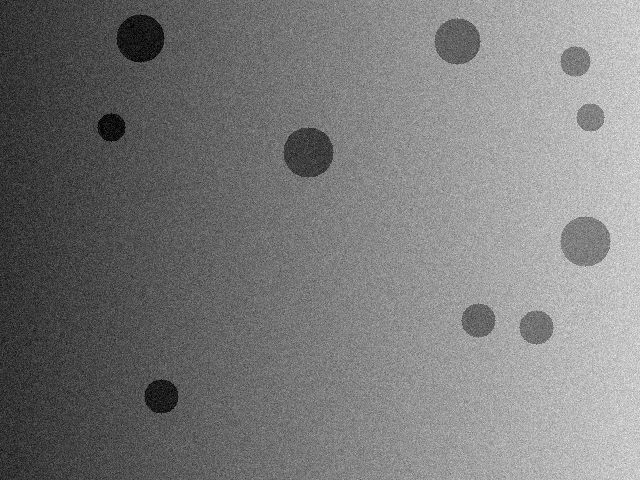
#> input picture examples/circle_counting/frames/frame_00.png, 640 x 480 px
$ python -i proto.py   (imports and definitions only)
#> lines starting #> are read from the running program, lines starting #| are printed output that depends on the picture; after the words box and inside, x2 and y2 are one past the last pixel; in counts of white or black regions, pixels touching at a corner belong together
#> further down, picture is the input picture: shape (480, 640); min 0, max 244, mean 122.2
"""Prototype the algorithm in pure Python/numpy to set parameters."""
import json
from pathlib import Path
import numpy as np
from PIL import Image
from scipy import ndimage as ndi

ROOT = Path(__file__).parent
FRAMES_DIR = ROOT / "frames"
GT_PATH = ROOT / "ground_truth.json"

def boxblur(img, r):
    # cumulative sum approach
#> called with r = 2
    return ndi.uniform_filter(img.astype(np.float32), size=2*r+1)

def count_circles(gray, blur_r=2, block_r=60, C=15, close_r=4, min_a=400, max_a=3500):
    g = boxblur(gray, blur_r)
    mean = boxblur(g, block_r)
#> call 2 of boxblur, with r = 60
#> in boxblur (call 2), `return ndi.uniform_filter(img.astype(np.float32), size=2*r+1)`:
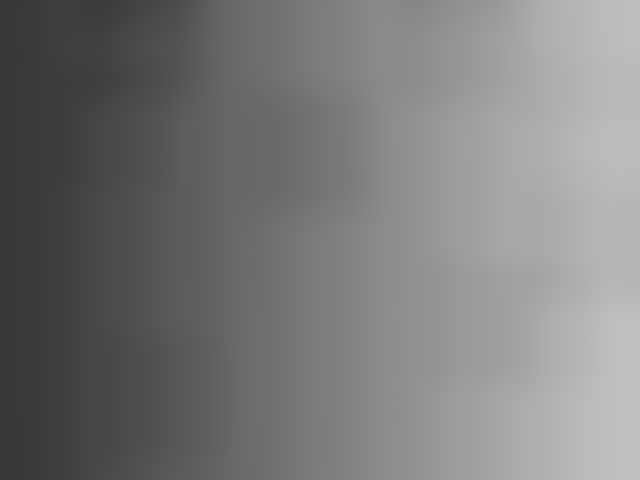
#> returned value: shape (480, 640) float32; min 56.24, max 192.5, mean 122.2
    # mark pixels darker than local mean by more than C
    binary = ((mean - g) > C).astype(np.uint8)
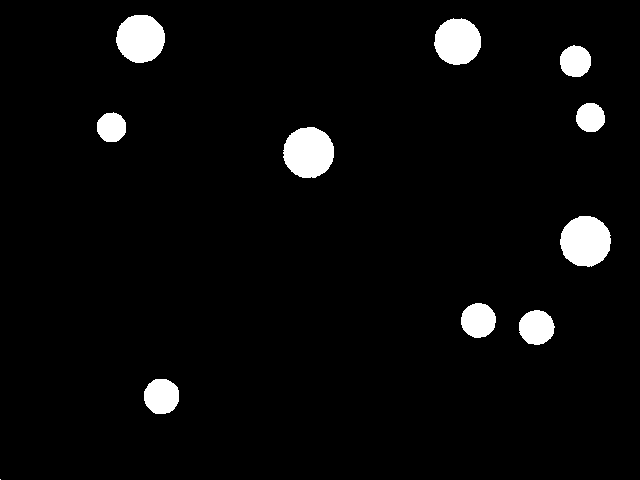
#> binary: shape (480, 640); values 0 (black) and 1 (white), 4.1% white; 11 white regions (1 under 20 px), largest, box (x1, y1, x2, y2) and area: (283, 127, 334, 178) 2046, (560, 216, 611, 267) 2027, (116, 15, 165, 63) 1847
    # close (dilate then erode)
    if close_r > 0:
        st = ndi.generate_binary_structure(2,1)
        binary = ndi.binary_dilation(binary, iterations=close_r).astype(np.uint8)
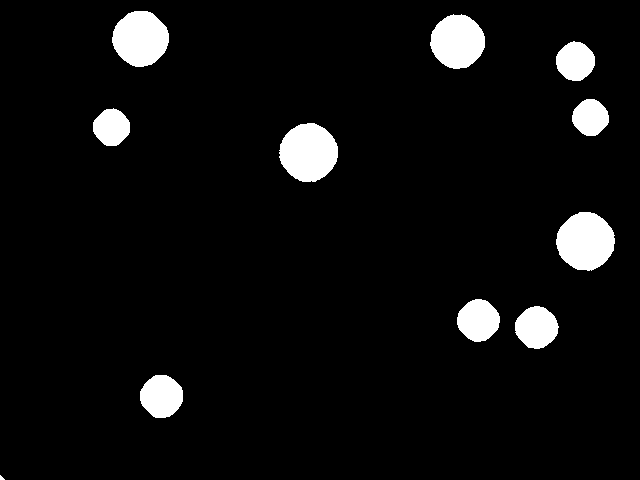
#> binary: shape (480, 640); values 0 (black) and 1 (white), 5.7% white; 11 white regions (1 under 20 px), largest, box (x1, y1, x2, y2) and area: (279, 123, 338, 182) 2663, (556, 212, 615, 271) 2639, (112, 11, 169, 67) 2428
        binary = ndi.binary_erosion(binary, iterations=close_r).astype(np.uint8)
#> binary: shape (480, 640); values 0 (black) and 1 (white), 4.1% white; 10 white regions, largest, box (x1, y1, x2, y2) and area: (283, 127, 334, 178) 2047, (560, 216, 611, 267) 2027, (116, 15, 165, 63) 1848
    labels, n = ndi.label(binary)
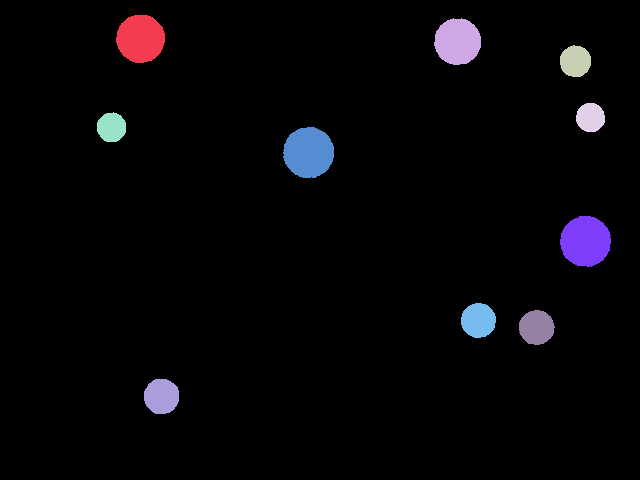
#> labels: shape (480, 640) int32; 11 distinct labels, from 0 to 10; one colour per label, 0 black
#> n = 10
    sizes = ndi.sum(binary, labels, range(1, n+1))
#> sizes = [1848, 1721, 785, 672, 689, 2047, 2027, 960, 972, 995]
    keep = [s for s in sizes if min_a <= s <= max_a]
#> keep has the same summary as sizes
    return len(keep), n, sizes

# [2 lines not run here, left out]

# Sweep
configs = []
# [17 lines not run here, left out]

>>> import cv2
>>> picture = cv2.imread('frames/frame_00.png', cv2.IMREAD_GRAYSCALE)
>>> result = count_circles(picture)
#> result = (10, 10, [1848, 1721, 785, 672, 689, 2047, 2027, 960, 972, 995])
